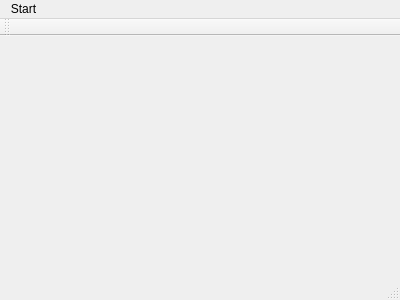
<?xml version="1.0" encoding="UTF-8"?>
<ui version="4.0">
 <class>MainWindow</class>
 <widget class="QMainWindow" name="MainWindow">
  <property name="geometry">
   <rect>
    <x>0</x>
    <y>0</y>
    <width>400</width>
    <height>300</height>
   </rect>
  </property>
  <property name="windowTitle">
   <string>MainWindow</string>
  </property>
  <widget class="QWidget" name="centralWidget"/>
  <widget class="QMenuBar" name="menuBar">
   <property name="geometry">
    <rect>
     <x>0</x>
     <y>0</y>
     <width>400</width>
     <height>21</height>
    </rect>
   </property>
   <widget class="QMenu" name="menuStart">
    <property name="title">
     <string>Start</string>
    </property>
    <addaction name="actionOpen"/>
    <addaction name="actionSave"/>
   </widget>
   <addaction name="menuStart"/>
  </widget>
  <widget class="QToolBar" name="mainToolBar">
   <attribute name="toolBarArea">
    <enum>TopToolBarArea</enum>
   </attribute>
   <attribute name="toolBarBreak">
    <bool>false</bool>
   </attribute>
  </widget>
  <widget class="QStatusBar" name="statusBar"/>
  <action name="actionOpen">
   <property name="text">
    <string>Open</string>
   </property>
   <property name="toolTip">
    <string>Open .csv file</string>
   </property>
  </action>
  <action name="actionSave">
   <property name="text">
    <string>Save</string>
   </property>
   <property name="toolTip">
    <string>save file</string>
   </property>
  </action>
 </widget>
 <layoutdefault spacing="6" margin="11"/>
 <resources/>
 <connections/>
</ui>
